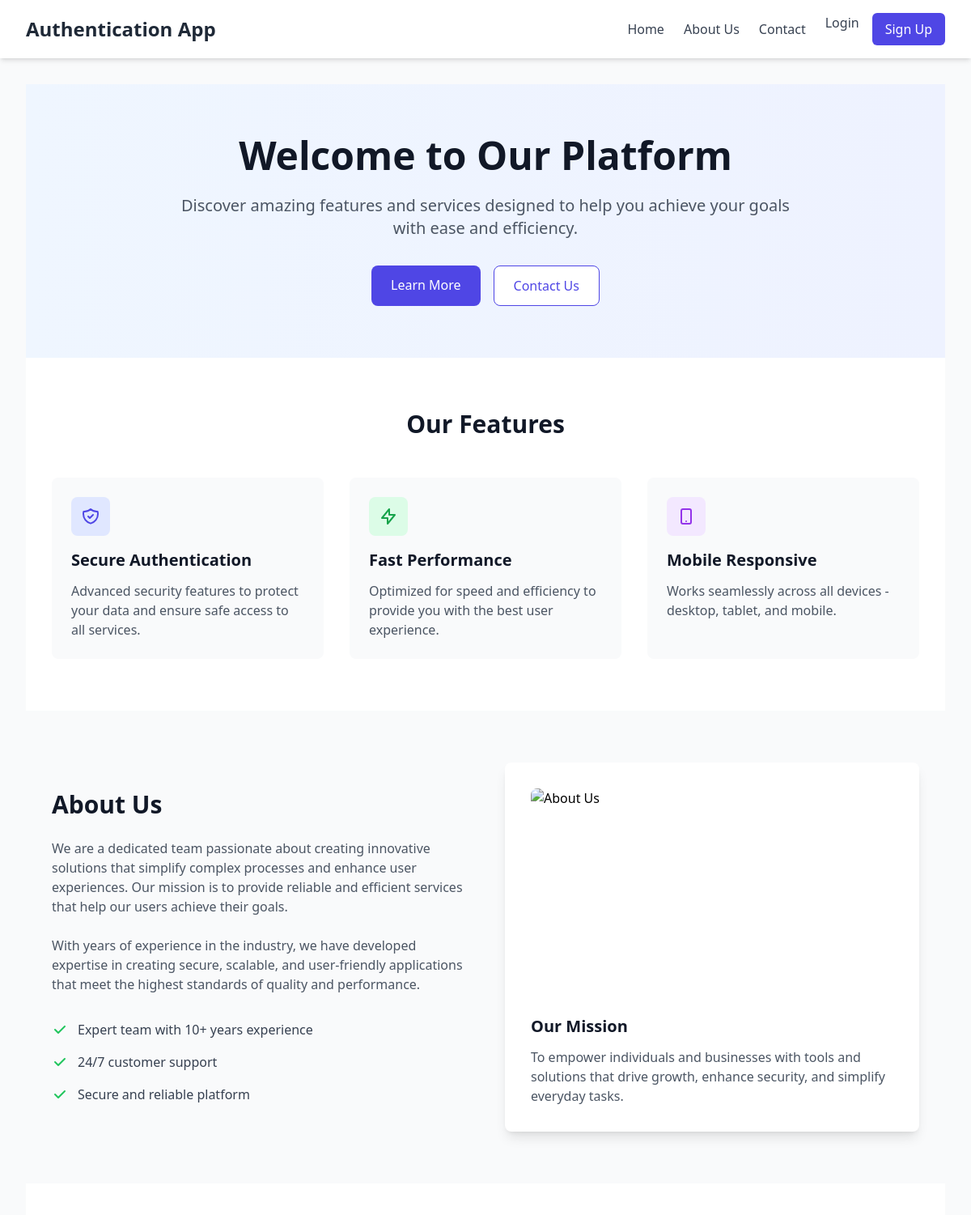
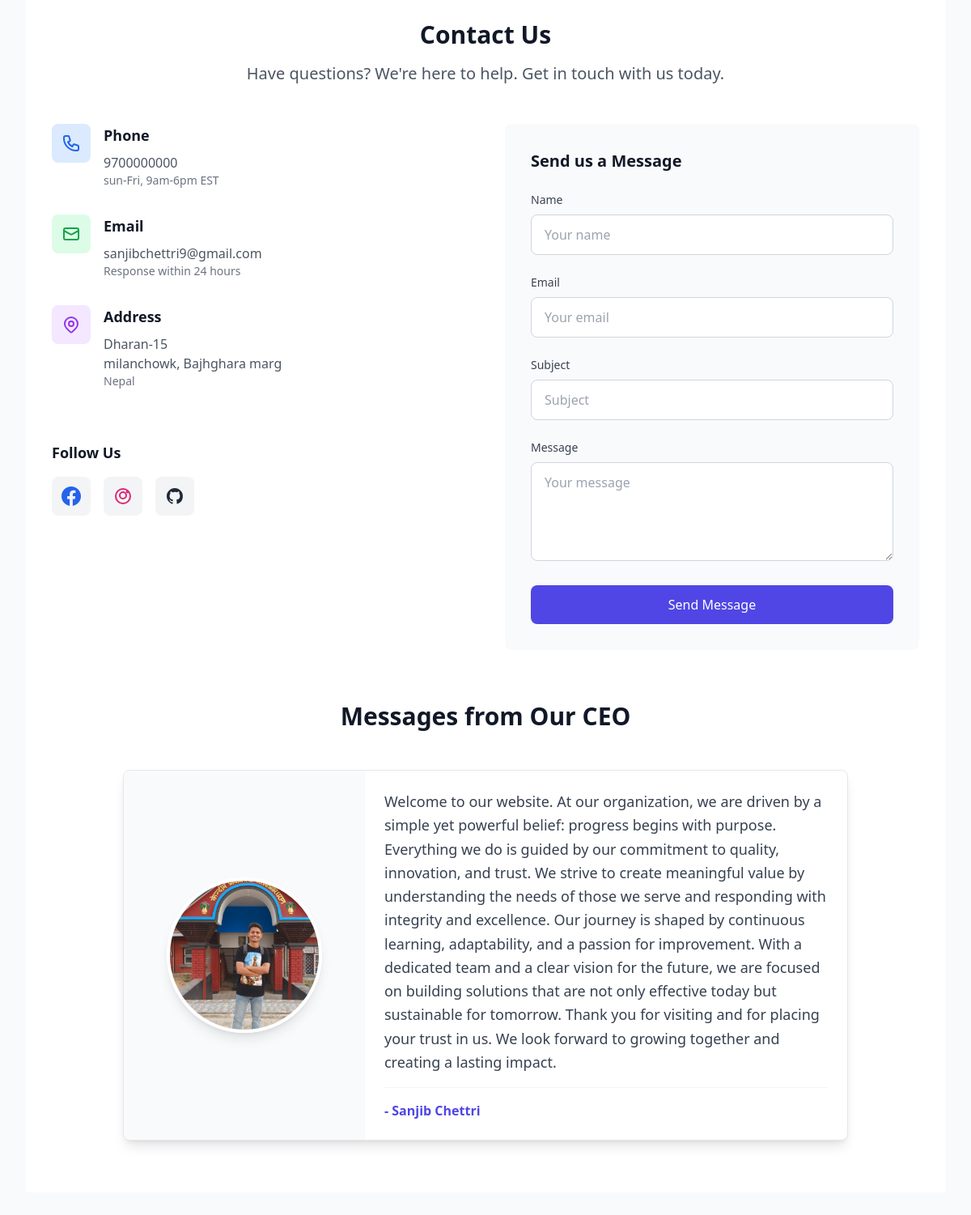
The page / on the database its author committed (2 pictures, top to bottom).
### authapp/models.py (models this page shows, shortened)
class Message_From_CEO(models.Model):
    Ceo_name=models.CharField(max_length=100)
    message=models.TextField(blank=False, null=False)
    image=models.ImageField(upload_to='ceo_messages/', null=True, blank=True)

### authapp/views.py (the view, shortened to what this page needs)
# urls.py: path('',views.home_view,name='home'),
def home_view(request):
    msg_ceo=Message_From_CEO.objects.all()
    context={
        'msg_ceo':msg_ceo,
    }
    return render(request, 'authapp/home.html', context=context)

### templates/authapp/home.html (shortened to what this page needs)
{% extends 'authapp/base.html' %}
{% load socialaccount %}
{% block child_block %}
<section id="home" class="bg-gradient-to-r from-blue-50 to-indigo-50 py-16">
    <div class="max-w-7xl mx-auto px-4 sm:px-6 lg:px-8">
        <div class="text-center">
            <h1 class="text-4xl md:text-5xl font-bold text-gray-900 mb-6">
                Welcome to Our Platform
            </h1>
            <p class="text-xl text-gray-600 mb-8 max-w-3xl mx-auto">
                Discover amazing features and services designed to help you achieve your goals
                with ease and efficiency.
            </p>
            <div class="flex flex-col sm:flex-row justify-center space-y-4 sm:space-y-0 sm:space-x-4">
                <a href="#about"
                   class="bg-indigo-600 hover:bg-indigo-700 text-white px-6 py-3 rounded-lg font-medium inline-block">
                    Learn More
                </a>
                <a href="#contact"
                   class="bg-white hover:bg-gray-100 text-indigo-600 border border-indigo-600 px-6 py-3 rounded-lg font-medium inline-block">
                    Contact Us
                </a>
            </div>
        </div>
    </div>
</section>
<section class="py-16 bg-white">
    <div class="max-w-7xl mx-auto px-4 sm:px-6 lg:px-8">
        <h2 class="text-3xl font-bold text-center text-gray-900 mb-12">Our Features</h2>
        <div class="grid grid-cols-1 md:grid-cols-3 gap-8">
            <div class="bg-gray-50 rounded-lg p-6 hover:shadow-lg transition-shadow">
                <div class="w-12 h-12 bg-indigo-100 rounded-lg flex items-center justify-center mb-4">
                </div>
                <h3 class="text-xl font-semibold text-gray-900 mb-3">Secure Authentication</h3>
                <p class="text-gray-600">
                    Advanced security features to protect your data and ensure safe access to all services.
                </p>
            </div>
            <div class="bg-gray-50 rounded-lg p-6 hover:shadow-lg transition-shadow">
                <div class="w-12 h-12 bg-green-100 rounded-lg flex items-center justify-center mb-4">
                    <svg class="w-6 h-6 text-green-600" fill="none" stroke="currentColor" viewBox="0 0 24 24">
                        <path stroke-linecap="round" stroke-linejoin="round" stroke-width="2" d="M13 10V3L4 14h7v7l9-11h-7z" />
                    </svg>
                </div>
                <h3 class="text-xl font-semibold text-gray-900 mb-3">Fast Performance</h3>
                <p class="text-gray-600">
                    Optimized for speed and efficiency to provide you with the best user experience.
                </p>
            </div>
            <div class="bg-gray-50 rounded-lg p-6 hover:shadow-lg transition-shadow">
                <div class="w-12 h-12 bg-purple-100 rounded-lg flex items-center justify-center mb-4">
                    <svg class="w-6 h-6 text-purple-600" fill="none" stroke="currentColor" viewBox="0 0 24 24">
                        <path stroke-linecap="round" stroke-linejoin="round" stroke-width="2" d="M12 18h.01M8 21h8a2 2 0 002-2V5a2 2 0 00-2-2H8a2 2 0 00-2 2v14a2 2 0 002 2z" />
                    </svg>
                </div>
                <h3 class="text-xl font-semibold text-gray-900 mb-3">Mobile Responsive</h3>
                <p class="text-gray-600">
                    Works seamlessly across all devices - desktop, tablet, and mobile.
                </p>
            </div>
        </div>
    </div>
</section>
<section id="about" class="py-16 bg-gray-50">
    <div class="max-w-7xl mx-auto px-4 sm:px-6 lg:px-8">
        <div class="grid grid-cols-1 lg:grid-cols-2 gap-12 items-center">
            <div>
                <h2 class="text-3xl font-bold text-gray-900 mb-6">About Us</h2>
                <p class="text-gray-600 mb-6">
                    We are a dedicated team passionate about creating innovative solutions that
                    simplify complex processes and enhance user experiences. Our mission is to
                    provide reliable and efficient services that help our users achieve their goals.
                </p>
                <p class="text-gray-600 mb-8">
                    With years of experience in the industry, we have developed expertise in
                    creating secure, scalable, and user-friendly applications that meet the
                    highest standards of quality and performance.
                </p>
                <div class="space-y-4">
                    <div class="flex items-center">
                        <svg class="w-5 h-5 text-green-500 mr-3" fill="currentColor" viewBox="0 0 20 20">
                            <path fill-rule="evenodd" d="M16.707 5.293a1 1 0 010 1.414l-8 8a1 1 0 01-1.414 0l-4-4a1 1 0 011.414-1.414L8 12.586l7.293-7.293a1 1 0 011.414 0z" clip-rule="evenodd" />
                        </svg>
                        <span class="text-gray-700">Expert team with 10+ years experience</span>
                    </div>
                    <div class="flex items-center">
                        <svg class="w-5 h-5 text-green-500 mr-3" fill="currentColor" viewBox="0 0 20 20">
                            <path fill-rule="evenodd" d="M16.707 5.293a1 1 0 010 1.414l-8 8a1 1 0 01-1.414 0l-4-4a1 1 0 011.414-1.414L8 12.586l7.293-7.293a1 1 0 011.414 0z" clip-rule="evenodd" />
                        </svg>
                        <span class="text-gray-700">24/7 customer support</span>
                    </div>
                    <div class="flex items-center">
                        <svg class="w-5 h-5 text-green-500 mr-3" fill="currentColor" viewBox="0 0 20 20">
                            <path fill-rule="evenodd" d="M16.707 5.293a1 1 0 010 1.414l-8 8a1 1 0 01-1.414 0l-4-4a1 1 0 011.414-1.414L8 12.586l7.293-7.293a1 1 0 011.414 0z" clip-rule="evenodd" />
                        </svg>
                        <span class="text-gray-700">Secure and reliable platform</span>
                    </div>
                </div>
            </div>
            <div class="bg-white rounded-lg shadow-lg p-8">
                <img src="https://images.unsplash.com/photo-1552664730-d307ca884978?ixlib=rb-4.0.3&auto=format&fit=crop&w=800&q=80"
                     alt="About Us"
                     class="w-full h-64 object-cover rounded-lg mb-6">
                <h3 class="text-xl font-semibold text-gray-900 mb-3">Our Mission</h3>
                <p class="text-gray-600">
                    To empower individuals and businesses with tools and solutions that drive
                    growth, enhance security, and simplify everyday tasks.
                </p>
            </div>
        </div>
    </div>
</section>
<section id="contact" class="py-16 bg-white">
    <div class="max-w-7xl mx-auto px-4 sm:px-6 lg:px-8">
        <div class="text-center mb-12">
            <h2 class="text-3xl font-bold text-gray-900 mb-4">Contact Us</h2>
            <p class="text-xl text-gray-600 max-w-3xl mx-auto">
                Have questions? We're here to help. Get in touch with us today.
            </p>
        </div>
        <div class="grid grid-cols-1 lg:grid-cols-2 gap-12">
            <div class="space-y-8">
                <div class="flex items-start">
                    <div class="bg-blue-100 p-3 rounded-lg mr-4">
                    </div>
                    <div>
                        <h3 class="text-lg font-semibold text-gray-900 mb-2">Phone</h3>
                        <p class="text-gray-600">9700000000</p>
                        <p class="text-gray-500 text-sm">sun-Fri, 9am-6pm EST</p>
                    </div>
                </div>
                <div class="flex items-start">
                    <div class="bg-green-100 p-3 rounded-lg mr-4">
                        <svg class="w-6 h-6 text-green-600" fill="none" stroke="currentColor" viewBox="0 0 24 24">
                            <path stroke-linecap="round" stroke-linejoin="round" stroke-width="2" d="M3 8l7.89 4.26a2 2 0 002.22 0L21 8M5 19h14a2 2 0 002-2V7a2 2 0 00-2-2H5a2 2 0 00-2 2v10a2 2 0 002 2z" />
                        </svg>
                    </div>
                    <div>
                        <h3 class="text-lg font-semibold text-gray-900 mb-2">Email</h3>
                        <p class="text-gray-600">sanjibchettri9@gmail.com</p>
                        <p class="text-gray-500 text-sm">Response within 24 hours</p>
                    </div>
                </div>
                <div class="flex items-start">
                    <div class="bg-purple-100 p-3 rounded-lg mr-4">
                    </div>
                    <div>
                        <h3 class="text-lg font-semibold text-gray-900 mb-2">Address</h3>
                        <p class="text-gray-600">Dharan-15</p>
                        <p class="text-gray-600">milanchowk, Bajhghara marg</p>
                        <p class="text-gray-500 text-sm">Nepal</p>
                    </div>
                </div>
                <div class="pt-8">
                    <h3 class="text-lg font-semibold text-gray-900 mb-4">Follow Us</h3>
                    <div class="flex space-x-4">
                        <a href="https://www.facebook.com/share/1L1bN8qHu8/"
                           class="bg-gray-100 hover:bg-blue-100 p-3 rounded-lg transition-colors">
                        </a>
                        <a href="https://www.instagram.com/sanjib__chettri?igsh=aWltbnFieHJoYTZo"
                           class="bg-gray-100 hover:bg-pink-100 p-3 rounded-lg transition-colors">
                        </a>
                        <a href="https://github.com/Sanjeev-arc"
                           class="bg-gray-100 hover:bg-gray-200 p-3 rounded-lg transition-colors">
                        </a>
                    </div>
                </div>
            </div>
            <div class="bg-gray-50 rounded-lg p-8">
                <h3 class="text-xl font-semibold text-gray-900 mb-6">Send us a Message</h3>
                <form class="space-y-6" method="POST" action="">
                    <div>
                        <label for="name" class="block text-sm font-medium text-gray-700 mb-2">Name</label>
                        <input type="text" name="name" id="name" class="w-full px-4 py-3 border border-gray-300 rounded-lg focus:ring-2 focus:ring-indigo-500 focus:border-transparent" placeholder="Your name">
                    </div>
                    <div>
                        <label for="email" class="block text-sm font-medium text-gray-700 mb-2">Email</label>
                        <input type="email" name="email" id="email" class="w-full px-4 py-3 border border-gray-300 rounded-lg focus:ring-2 focus:ring-indigo-500 focus:border-transparent" placeholder="Your email">
                    </div>
                    <div>
                        <label for="subject" class="block text-sm font-medium text-gray-700 mb-2">Subject</label>
                        <input type="text" name="subject" id="subject" class="w-full px-4 py-3 border border-gray-300 rounded-lg focus:ring-2 focus:ring-indigo-500 focus:border-transparent" placeholder="Subject">
                    </div>
                    <div>
                        <label for="message" class="block text-sm font-medium text-gray-700 mb-2">Message</label>
                        <textarea name="message" id="message" rows="4" class="w-full px-4 py-3 border border-gray-300 rounded-lg focus:ring-2 focus:ring-indigo-500 focus:border-transparent" placeholder="Your message"></textarea>
                    </div>
                    <button type="submit" class="w-full bg-indigo-600 hover:bg-indigo-700 text-white font-medium py-3 px-6 rounded-lg transition duration-300">
                        Send Message
                    </button>
                </form>
            </div>
        </div>
        {% if msg_ceo %}
        <div class="mt-16">
            <h2 class="text-3xl font-bold text-center text-gray-900 mb-12">Messages from Our CEO</h2>
            <div class="space-y-8 max-w-4xl mx-auto">
                {% for message in msg_ceo %}
                <div class="bg-white rounded-lg shadow-lg overflow-hidden border border-gray-200">
                    <div class="flex flex-col md:flex-row">
                        {% if message.image %}
                        <div class="md:w-1/3 p-6 flex items-center justify-center bg-gray-50">
                            <img src="{{ message.image.url }}"
                                 alt="CEO Image"
                                 class="w-48 h-48 object-cover rounded-full border-4 border-white shadow-lg">
                        </div>
                        {% endif %}
                        <div class="md:w-2/3 p-6">
                            <div class="mb-4">
                                <p class="text-gray-700 text-lg leading-relaxed">{{ message.message }}</p>
                            </div>
                            <div class="pt-4 border-t border-gray-100">
                                <p class="font-semibold text-indigo-600">- {{ message.Ceo_name }}</p>
                            </div>
                        </div>
                    </div>
                </div>
                {% endfor %}
            </div>
        </div>
        {% endif %}
    </div>
</section>
{% endblock %}

### rows shown on the page
Message_From_CEO: image (picture), message "Welcome to our website. At our organization, we are driven by a simple yet powerful belief: progress begins with purpose. Everything we do is guided by our commitment to quality, innovation, and trust. We strive to create meaningful value by understanding the needs of those we serve and responding with integrity and excellence. Our journey is shaped by continuous learning, adaptability, and a passion for improvement. With a dedicated team and a clear vision for the future, we are focused on building solutions that are not only effective today but sustainable for tomorrow. Thank you for visiting and for placing your trust in us. We look forward to growing together and creating a lasting…", Ceo_name "Sanjib Chettri"
